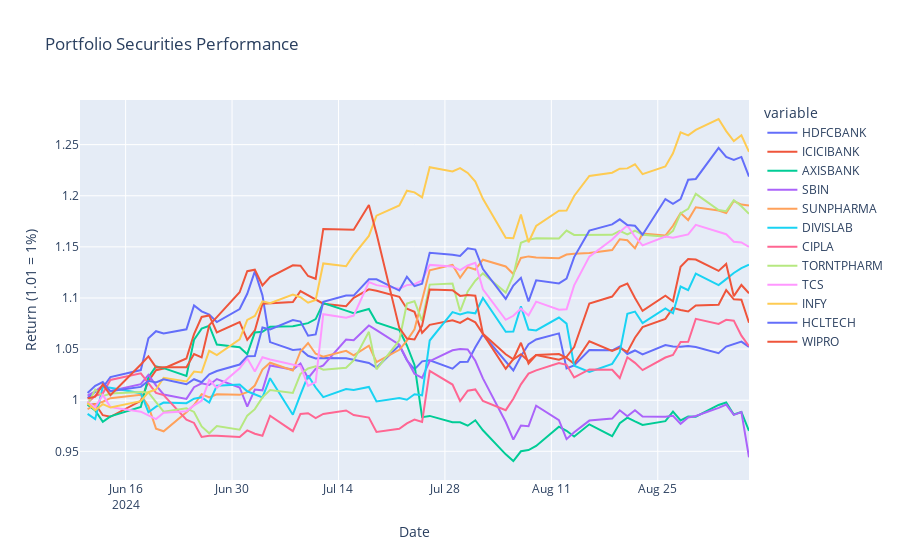

The code cell stored with this chart in its notebook:
### Code cell
px.line(cummulative_return_data, x=cummulative_return_data.index, y=cummulative_return_data.columns, title="Portfolio Securities Performance",
        labels={
                     "value": "Return (1.01 = 1%)",
                     
                     
                 },)
